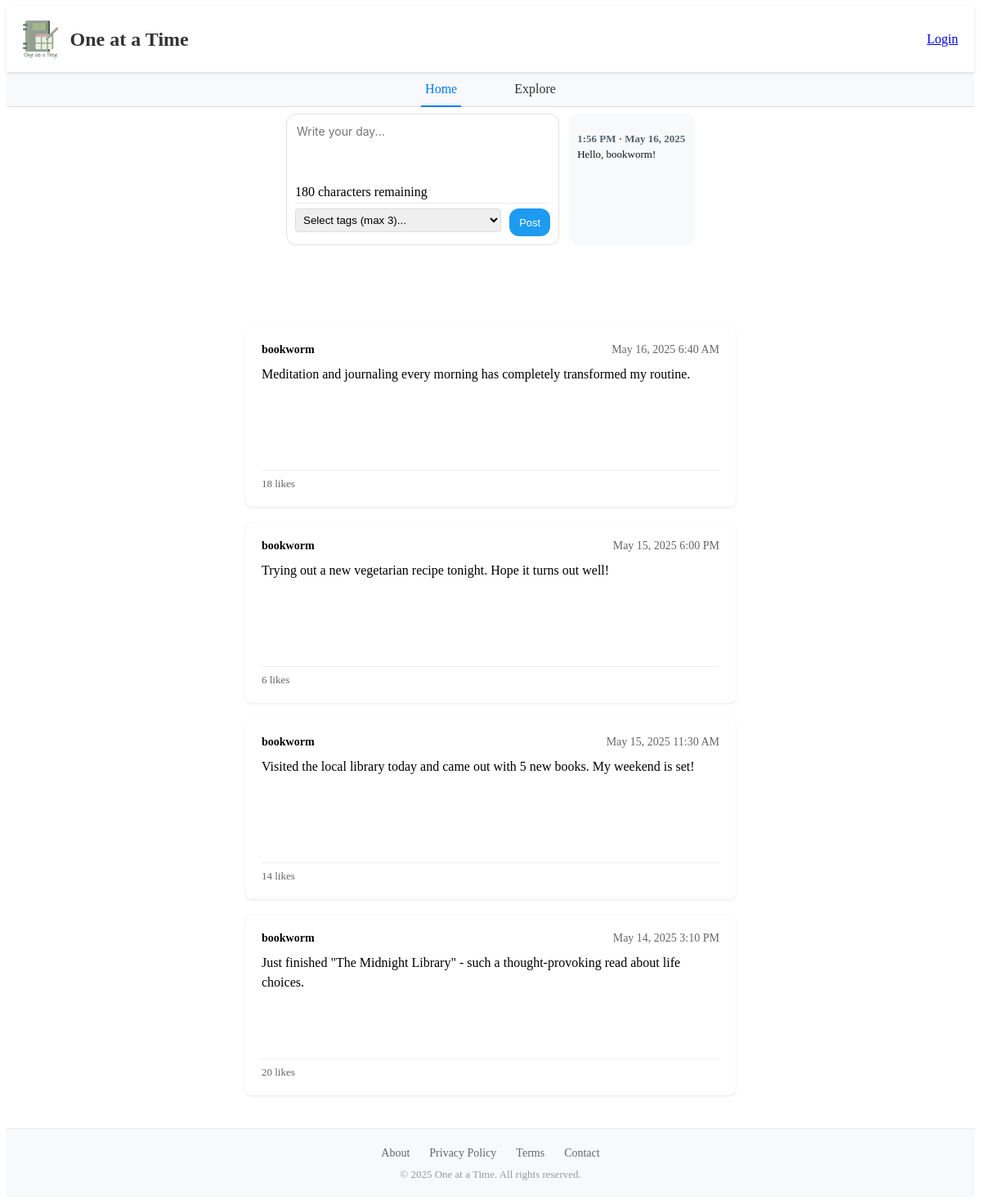
The page / on the database its author committed.
### tables this page shows
CREATE TABLE IF NOT EXISTS `Posts` (
  `post_id` int(11) NOT NULL AUTO_INCREMENT,
  `user_id` int(11) NOT NULL,
  `created_At` timestamp NOT NULL DEFAULT CURRENT_TIMESTAMP,
  `updated_At` timestamp NULL DEFAULT NULL ON UPDATE CURRENT_TIMESTAMP,
  `content` varchar(180) NOT NULL,
  `reaction_count` int(11) DEFAULT 0,
  PRIMARY KEY (`post_id`),
  KEY `user_id` (`user_id`),
  CONSTRAINT `posts_ibfk_1` FOREIGN KEY (`user_id`) REFERENCES `Users` (`user_id`) ON DELETE CASCADE
);

### application/controllers/Home.php (called while the page is built, shortened)
<?php
class Home extends CI_Controller {
    public function index() {
    $this->load->model('Post_model');
    $this->load->model('User_model');
    $username = 'bookworm';
    $user = $this->User_model->get_user_by_username($username);
    $data['posts'] = $this->Post_model->get_posts_by_user($user['user_id']);
    $data['page_title'] = 'Bookworm\'s Posts';
    $data['username'] = $username;
    $data['active_tab'] = 'home';
    $this->load->view('templates/header', $data);
    $this->load->view('landing/home/create_post', $data);
    $this->load->view('landing/home_page', $data);
    $this->load->view('templates/footer');
}
}

### index.php (called while the page is built, shortened)
<?php
require_once BASEPATH.'core/CodeIgniter.php';

### application/models/Post_model.php (called while the page is built, shortened)
<?php
class Post_model extends CI_Model
{
    public function get_posts_by_user($user_id)
    {
        $this->db->select('p.*');
        $this->db->from('posts p');
        $this->db->where('p.user_id', $user_id);
        $this->db->order_by('p.created_At', 'DESC');
        $posts = $this->db->get()->result_array();
        return $posts;
    }
}

### application/views/landing/home_page.php (the view, shortened to what this page needs)
<div class="posts-container">
    <?php if (!empty($posts)): ?>
        <?php foreach ($posts as $post): ?>
            <div class="post-card" data-post-id="<?php echo $post['post_id']; ?>">
                <div class="post-header">
                    <span class="post-username"><?php echo $username; ?></span>
                    <span class="post-time"><?php echo date('M j, Y g:i A', strtotime($post['created_At'])); ?></span>
                </div>
                <div class="post-content">
                    <?php echo htmlspecialchars($post['content']); ?>
                </div>
                <div class="post-footer">
                    <span class="reaction-count"><?php echo $post['reaction_count']; ?> likes</span>
                </div>
            </div>
        <?php endforeach; ?>
    <?php else: ?>
        <div class="no-posts">
            <p>No posts found.</p>
        </div>
    <?php endif; ?>
</div>

### application/views/templates/header.php (shortened to what this page needs)
<!DOCTYPE html>
<html lang="en">
<head>
</head>
<body>
    <header class="app-header">
        <div class="logo-container">
            <img src="<?php echo base_url('images/logo.png'); ?>" alt="App Logo" class="app-logo">
            <span class="app-name">One at a Time</span>
        </div>
        <div class="user-profile">
            <?php if ($this->session->userdata('user_id')): ?>
                <?php
                $user = $this->User_model->get_user_by_id($this->session->userdata('user_id'));
                ?>
                <span class="username"><?php echo is_object($user) ? $user->user_name : $user['user_name']; ?></span>
                <img src="<?php echo base_url('images/profile-user.png'); ?>"
                    class="profile-picture">
                <a href="<?php echo site_url('auth/logout'); ?>" class="logout-btn">Logout</a>
            <?php else: ?>
                <a href="<?php echo site_url('auth/login'); ?>" class="login-btn">Login</a>
            <?php endif; ?>
        </div>
    </header>
    <div class="nav-tabs-container">
        <nav class="nav-tabs">
            <a href="<?php echo base_url('home'); ?>"
                class="<?php echo ($active_tab == 'home') ? 'active' : ''; ?>">Home</a>
            <a href="<?php echo base_url('explore'); ?>"
                class="<?php echo ($active_tab == 'explore') ? 'active' : ''; ?>">Explore</a>
        </nav>
    </div>

### application/views/landing/home/create_post.php (shortened to what this page needs)
<form action="<?php echo site_url('post/create'); ?>" method="post">
    <div class="main-content-container">
        <div class="left-container">
            <div class="post-text-container">
                <textarea name="content" class="post-textarea" placeholder="Write your day..." rows="4"
                    maxlength="180"><?php echo set_value('content'); ?></textarea>
                <div class="char-counter">180 characters remaining</div>
            </div>
            <div class="post-controls">
                <div class="tag-selection">
                    <select id="tag-dropdown" class="tag-dropdown">
                        <option value="">Select tags (max 3)...</option>
                    </select>
                </div>
                <button type="submit" class="post-button">Post</button>
            </div>
        </div>
        <div class="right-container">
            <div class="date-greeting">
                <h3><?php echo date('g:i A · M j, Y'); ?></h3>
                <p>Hello, <?php echo $username ?? 'User'; ?>!</p>
            </div>
        </div>
    </div>
</form>

### application/views/templates/footer.php (shortened to what this page needs)
<footer class="app-footer">
    <div class="footer-content">
        <div class="footer-links">
            <a href="<?php echo base_url('about'); ?>">About</a>
            <a href="<?php echo base_url('privacy'); ?>">Privacy Policy</a>
            <a href="<?php echo base_url('terms'); ?>">Terms</a>
            <a href="<?php echo base_url('contact'); ?>">Contact</a>
        </div>
        <div class="footer-copyright">
            &copy; <?php echo date('Y'); ?> One at a Time. All rights reserved.
        </div>
    </div>
</footer>
</body>
</html>

### application/views/templates/header.php (style rules this page uses)
.app-header { display: flex; align-items: center; justify-content: space-between; padding: 15px 20px; background-color: #ffffff; box-shadow: 0 2px 4px rgba(0, 0, 0, 0.1); position: relative; z-index: 100; }
.logo-container { display: flex; align-items: center; }
.app-logo { height: 50px; width: auto; margin-right: 15px; }
.app-name { font-size: 24px; font-weight: bold; color: #333333; }
.user-profile { display: flex; align-items: center; }
.nav-tabs-container { display: flex; justify-content: center; background: #f8f9fa; border-bottom: 1px solid #ddd; }
.nav-tabs { display: flex; gap: 60px; padding: 0 20px; }
.nav-tabs a { padding: 12px 5px; text-decoration: none; color: #333; font-weight: 500; position: relative; }
.nav-tabs a.active { color: #007bff; }
.nav-tabs a.active:after { content: ''; position: absolute; bottom: -1px; left: 0; right: 0; height: 2px; background: #007bff; }

### application/views/landing/home/create_post.php (style rules this page uses)
.tag-selection { flex-grow: 1; margin-right: 10px; }
.tag-dropdown { width: 100%; padding: 5px; border-radius: 4px; border: 1px solid #ddd; }
.main-content-container { display: flex; max-width: 500px; margin: 8px auto; margin-bottom: 100px; gap: 12px; }
.left-container { flex: 7; background: #fff; border-radius: 12px; padding: 10px; border: 1px solid #e0e0e0; }
.right-container { flex: 3; background: #f8f9fa; border-radius: 12px; padding: 10px; font-size: 0.9em; }
.post-textarea { width: 100%; min-height: 60px; border: none; font-size: 14px; resize: none; font-family: -apple-system, BlinkMacSystemFont, "Segoe UI", Roboto, sans-serif; outline: none; }
.post-controls { display: flex; justify-content: space-between; padding-top: 6px; margin-top: 4px; border-top: 1px solid #eee; }
.post-button { background: #1d9bf0; color: white; border: none; padding: 4px 12px; border-radius: 12px; font-size: 13px; }
.date-greeting h3 { color: #536471; font-size: 13px; margin-bottom: 3px; }
.date-greeting p { color: #0f1419; font-size: 13px; margin: 2px 0; }

### application/views/landing/home_page.php (style rules this page uses)
.posts-container { max-width: 600px; margin: 20px auto; }
.post-card { background: #fff; border-radius: 8px; padding: 20px; margin-bottom: 20px; box-shadow: 0 1px 3px rgba(0, 0, 0, 0.1); min-height: 180px; display: flex; flex-direction: column; }
.post-header { display: flex; justify-content: space-between; margin-bottom: 10px; font-size: 14px; }
.post-username { font-weight: bold; }
.post-time { color: #666; }
.post-content { margin-bottom: 15px; line-height: 1.5; flex-grow: 1; word-wrap: break-word; overflow-wrap: break-word; }
.post-footer { border-top: 1px solid #eee; padding-top: 8px; font-size: 13px; color: #666; }
.post-footer { display: flex; justify-content: space-between; align-items: center; border-top: 1px solid #eee; padding-top: 8px; font-size: 13px; color: #666; }

### application/views/templates/footer.php (style rules this page uses)
.app-footer { background-color: #f8f9fa; padding: 20px 0; border-top: 1px solid #eaeaea; margin-top: 40px; }
.footer-content { max-width: 1200px; margin: 0 auto; padding: 0 20px; text-align: center; }
.footer-links { margin-bottom: 10px; }
.footer-links a { color: #666; text-decoration: none; margin: 0 10px; font-size: 14px; }
.footer-copyright { color: #999; font-size: 13px; }

### rows shown on the page
posts: created_At "May 16, 2025 6:40 AM", content "Meditation and journaling every morning has completely transformed my routine.", reaction_count "18"
posts: created_At "May 15, 2025 6:00 PM", content "Trying out a new vegetarian recipe tonight. Hope it turns out well!", reaction_count "6"
posts: created_At "May 15, 2025 11:30 AM", content "Visited the local library today and came out with 5 new books. My weekend is set!", reaction_count "14"
posts: created_At "May 14, 2025 3:10 PM", content "Just finished \"The Midnight Library\" - such a thought-provoking read about life choices.", reaction_count "20"

### other values the page prints
$username "bookworm"
